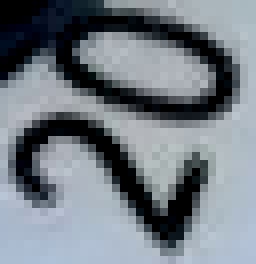
#> input picture mipcat/resources/template_20.png, 32 x 33 px (shown 8 times larger)
$ python mouthpiece_tracker.py ../resources/template_20.png
#> lines starting #> are read from the running program, lines starting #| are printed output that depends on the picture
### mipcat/video/mouthpiece_process.py
#!/usr/bin/python
# -*- coding: utf-8 -*-

"""
    Processing of video of the mouthpiece scale

    This file is meant to be used with the 'opencv-contrib' environment

    Runs a color-based processing of the reed mouthpiece video.
    Needs a configuration input in json format
"""

import os
import argparse
import json
import pickle
import traceback
import numpy as np
import scipy.signal as sig
import cv2
from tqdm import tqdm


def length(x):
    return np.sqrt((x[2]-x[0])**2+(x[3]-x[1])**2)


def angle(x):
    return np.arctan(-(x[3]-x[1])/(x[2]-x[0]))/np.pi*180


def swap_rect_dims(rect):
    return np.array([rect[1], rect[0], rect[3], rect[2]])


class FrameProcessor(object):
    def __init__(self, config_file=None,
                 video_file=None, pos=0,
                 progress=False):

        self.progress = progress
        self.min_area = 200

        self.lower_color = np.array([0,0,0])
        self.upper_color = np.array([179,255,255])
        self.fill_closure_rad = 1

        if video_file:
            self.set_video_source(video_file, from_time=pos)
        else:
            return
        if config_file is not None:
            try:
                self.read_config(config_file)
            except Exception:
                traceback.print_exc()

        else:
            return

        self.has_hsv_config = False

        #self.process()


    def read_config(self, jsfile):
        with open(jsfile,'r') as f:
            jsc = json.load(f)
        self._config(jsc)

    # [20 lines left out: functions _config, config_to_json, not called in this run]

    def set_color_range(self, jsc):
        self.lower_color = np.array([jsc[x]['min'] for x in ['hue','saturation','value']])
        self.upper_color = np.array([jsc[x]['max'] for x in ['hue','saturation','value']])

    # [94 lines left out: functions color_convert, find_nearest_blob, find_green_strip, crop_strip, measure, not called in this run]

    def set_video_source(self, video_file, from_time=0.0, to_time=None):
        self.video_file = video_file
        cap = cv2.VideoCapture(cv2.samples.findFile(video_file))
        ret, img = cap.read()
        self.frame_size = img.shape[1::-1]
        length = int(cap.get(cv2.CAP_PROP_FRAME_COUNT))
        rate = (cap.get(cv2.CAP_PROP_FPS))

        cap.set(cv2.CAP_PROP_POS_MSEC,from_time*1000)
        self.cur_time = cap.get(cv2.CAP_PROP_POS_MSEC)/1000
        if to_time is not None:
            self.max_time = to_time
        else:
            self.max_time = length/rate

        self.min_time = from_time
        self.frame_msec = 1000/rate
        length = int((self.max_time - self.min_time)*rate)
        print("Video length:", length)

        self.cap = cap
        self.n_frames = length
        #self.init_references()
        #self.process(img)
        ret, self.img = self.get_frame()

    def get_frame(self, pos=None, time=None):
        if pos is not None:
            self.cap.set(cv2.CAP_PROP_POS_FRAMES, pos)
        if time is not None:
            self.cap.set(cv2.CAP_PROP_POS_MSEC, int(time*1000))
        ret, self.img = self.cap.read()
        self.time = self.cap.get(cv2.CAP_PROP_POS_MSEC)/1000.
        if not ret:
            print("Error reading frame number ", pos)
        return ret, self.img

    # [29 lines left out: functions image_results, roi_cent, not called in this run]

    def roi_results(self):
        return self.roi_img_prev


    # [68 lines left out: functions process, run, to_json, to_pickle, argument_parse, not called in this run]


# [28 lines that do not run on import are left out]

### mipcat/video/mouthpiece_tracker.py
import os
import argparse
import numpy as np
import cv2
from .mouthpiece_process import FrameProcessor
from .template_trackers import template_track_rot
from .template_trackers import MultiAngleTemplateTracker
from . import template_trackers

# [14 lines left out: function rect_angle, not called in this run]

class MouthpieceTracker(FrameProcessor):
    def __init__(self, nbr_templates_every=30, *args, **kwargs ):
        self.output_video = kwargs.pop("video_output", "")
        super().__init__(*args, **kwargs)
        self.template_rect = None
        self.template_time = 0.0

        self.has_template_config = False
        self.nbr_templates_every = nbr_templates_every
        if self.nbr_templates_every:
            self.load_nbr_templates()
        self.last_nbr_template_time = -1000
        self.res_video = None

    def set_video_source(self, video_file, from_time=0.0, to_time=None):

        super().set_video_source(video_file, from_time=from_time, to_time=to_time)
        if self.output_video != "":
            size = self.frame_size
            rate = 1000./self.frame_msec
            print(size)
            self.res_video = cv2.VideoWriter(self.output_video,
                                             cv2.VideoWriter_fourcc(*"MJPG"),
                                                                    rate, size)

    def load_nbr_templates(self):

        use_templates = ['template_20.png','template_25.png','template_30.png']

        base_templ_path = '/'.join(os.path.abspath(template_trackers.__file__).split(os.path.sep)[:-2])+'/resources/'
        templ_fn = [base_templ_path + t for t in use_templates]
        self.nbr_templates = [cv2.imread(tt) for tt in templ_fn]
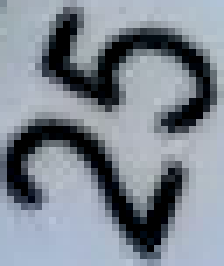
#> input picture mipcat/resources/template_25.png, 32 x 38 px (shown 7 times larger)
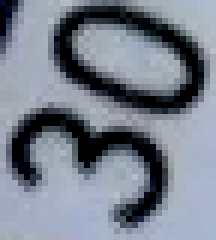
#> input picture mipcat/resources/template_30.png, 36 x 40 px (shown 6 times larger)
#> self.nbr_templates = 3 items
        self.nbr_names = use_templates

    # [31 lines left out: functions detect_nbrs, set_template_from_time, recalc_template_refs, not called in this run]

    def set_color_range(self, jsc):
        super().set_color_range(jsc)
        self.recalc_template_refs()

    # [72 lines left out: functions find_template, _config, config_to_json, process, image_results, not called in this run]


def argument_parse():
    parser = argparse.ArgumentParser()
    parser.add_argument("filename", help="movie filename")
    parser.add_argument("-s", "--start_sec", type=float, default=0.0,
                        help="start time in seconds")
    parser.add_argument("-e", "--end_sec", type=float, default=0.0,
                        help="end time in seconds")

    parser.add_argument("-c", "--config",
                        help="Config json file")
    parser.add_argument("-o", "--output", default="",
                        help="output file (leave empty for same name as video)")

    parser.add_argument("-v", "--video-output", default="",
                        help="output video tracking (default = no output)")

    return parser.parse_args()


if __name__ == "__main__":
    args = argument_parse()
    vid_file = args.filename
    basename = os.path.splitext(vid_file)[0]

    if args.config:
        color_range_json_file = args.config
    else:
        color_range_json_file = basename + '_conf.json'

    if len(args.output)==0:
        output = basename+'_mp_video_analysis.json'
    else:
        output = args.output

    if args.end_sec <= 0.001:
        end_time = None
    else:
        end_time = args.end_sec

    processor = MouthpieceTracker(progress=True, video_output=args.video_output)
    processor.set_video_source(args.filename, from_time=args.start_sec, to_time=end_time)
#> in set_video_source, img is the input picture: shape (33, 32, 3); mean B, G, R 132.1, 124.3, 116.2
#> in set_video_source, `ret, self.img = self.get_frame()`: ret = True
    processor.read_config(color_range_json_file)
#> (the run stopped early here; a loop or call above may not have finished)
